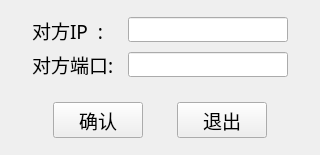
<?xml version="1.0" encoding="UTF-8"?>
<ui version="4.0">
 <class>inputPage</class>
 <widget class="QWidget" name="inputPage">
  <property name="geometry">
   <rect>
    <x>0</x>
    <y>0</y>
    <width>320</width>
    <height>155</height>
   </rect>
  </property>
  <property name="minimumSize">
   <size>
    <width>320</width>
    <height>155</height>
   </size>
  </property>
  <property name="windowTitle">
   <string>inputPage</string>
  </property>
  <layout class="QGridLayout" name="gridLayout_2">
   <item row="0" column="1">
    <spacer name="verticalSpacer_2">
     <property name="orientation">
      <enum>Qt::Vertical</enum>
     </property>
     <property name="sizeHint" stdset="0">
      <size>
       <width>20</width>
       <height>7</height>
      </size>
     </property>
    </spacer>
   </item>
   <item row="1" column="0">
    <spacer name="horizontalSpacer_4">
     <property name="orientation">
      <enum>Qt::Horizontal</enum>
     </property>
     <property name="sizeHint" stdset="0">
      <size>
       <width>12</width>
       <height>20</height>
      </size>
     </property>
    </spacer>
   </item>
   <item row="1" column="1">
    <layout class="QVBoxLayout" name="verticalLayout">
     <item>
      <layout class="QGridLayout" name="gridLayout">
       <item row="0" column="0">
        <widget class="QLabel" name="label">
         <property name="minimumSize">
          <size>
           <width>90</width>
           <height>25</height>
          </size>
         </property>
         <property name="font">
          <font>
           <family>黑体</family>
           <pointsize>14</pointsize>
          </font>
         </property>
         <property name="text">
          <string>对方IP  :</string>
         </property>
        </widget>
       </item>
       <item row="0" column="1">
        <widget class="QLineEdit" name="input_ipaddr">
         <property name="minimumSize">
          <size>
           <width>160</width>
           <height>25</height>
          </size>
         </property>
         <property name="maximumSize">
          <size>
           <width>160</width>
           <height>25</height>
          </size>
         </property>
         <property name="font">
          <font>
           <family>Consolas</family>
           <pointsize>14</pointsize>
           <weight>75</weight>
           <bold>true</bold>
          </font>
         </property>
         <property name="text">
          <string/>
         </property>
        </widget>
       </item>
       <item row="1" column="0">
        <widget class="QLabel" name="label_2">
         <property name="minimumSize">
          <size>
           <width>90</width>
           <height>25</height>
          </size>
         </property>
         <property name="font">
          <font>
           <family>黑体</family>
           <pointsize>14</pointsize>
          </font>
         </property>
         <property name="text">
          <string>对方端口:</string>
         </property>
        </widget>
       </item>
       <item row="1" column="1">
        <widget class="QLineEdit" name="input_port">
         <property name="minimumSize">
          <size>
           <width>160</width>
           <height>25</height>
          </size>
         </property>
         <property name="maximumSize">
          <size>
           <width>160</width>
           <height>25</height>
          </size>
         </property>
         <property name="font">
          <font>
           <family>Consolas</family>
           <pointsize>14</pointsize>
           <weight>75</weight>
           <bold>true</bold>
          </font>
         </property>
         <property name="text">
          <string/>
         </property>
         <property name="echoMode">
          <enum>QLineEdit::Normal</enum>
         </property>
        </widget>
       </item>
      </layout>
     </item>
     <item>
      <spacer name="verticalSpacer">
       <property name="orientation">
        <enum>Qt::Vertical</enum>
       </property>
       <property name="sizeHint" stdset="0">
        <size>
         <width>20</width>
         <height>18</height>
        </size>
       </property>
      </spacer>
     </item>
     <item>
      <layout class="QHBoxLayout" name="horizontalLayout">
       <item>
        <spacer name="horizontalSpacer_2">
         <property name="orientation">
          <enum>Qt::Horizontal</enum>
         </property>
         <property name="sizeHint" stdset="0">
          <size>
           <width>17</width>
           <height>20</height>
          </size>
         </property>
        </spacer>
       </item>
       <item>
        <widget class="QPushButton" name="btn_confirm">
         <property name="minimumSize">
          <size>
           <width>90</width>
           <height>30</height>
          </size>
         </property>
         <property name="font">
          <font>
           <family>黑体</family>
           <pointsize>14</pointsize>
           <weight>50</weight>
           <bold>false</bold>
          </font>
         </property>
         <property name="text">
          <string>确认</string>
         </property>
        </widget>
       </item>
       <item>
        <spacer name="horizontalSpacer">
         <property name="orientation">
          <enum>Qt::Horizontal</enum>
         </property>
         <property name="sizeHint" stdset="0">
          <size>
           <width>28</width>
           <height>20</height>
          </size>
         </property>
        </spacer>
       </item>
       <item>
        <widget class="QPushButton" name="btn_exit">
         <property name="minimumSize">
          <size>
           <width>90</width>
           <height>30</height>
          </size>
         </property>
         <property name="font">
          <font>
           <family>黑体</family>
           <pointsize>14</pointsize>
           <weight>50</weight>
           <bold>false</bold>
          </font>
         </property>
         <property name="text">
          <string>退出</string>
         </property>
        </widget>
       </item>
       <item>
        <spacer name="horizontalSpacer_3">
         <property name="orientation">
          <enum>Qt::Horizontal</enum>
         </property>
         <property name="sizeHint" stdset="0">
          <size>
           <width>13</width>
           <height>20</height>
          </size>
         </property>
        </spacer>
       </item>
      </layout>
     </item>
    </layout>
   </item>
   <item row="1" column="2">
    <spacer name="horizontalSpacer_5">
     <property name="orientation">
      <enum>Qt::Horizontal</enum>
     </property>
     <property name="sizeHint" stdset="0">
      <size>
       <width>12</width>
       <height>20</height>
      </size>
     </property>
    </spacer>
   </item>
   <item row="2" column="1">
    <spacer name="verticalSpacer_3">
     <property name="orientation">
      <enum>Qt::Vertical</enum>
     </property>
     <property name="sizeHint" stdset="0">
      <size>
       <width>20</width>
       <height>8</height>
      </size>
     </property>
    </spacer>
   </item>
  </layout>
 </widget>
 <resources/>
 <connections/>
</ui>
